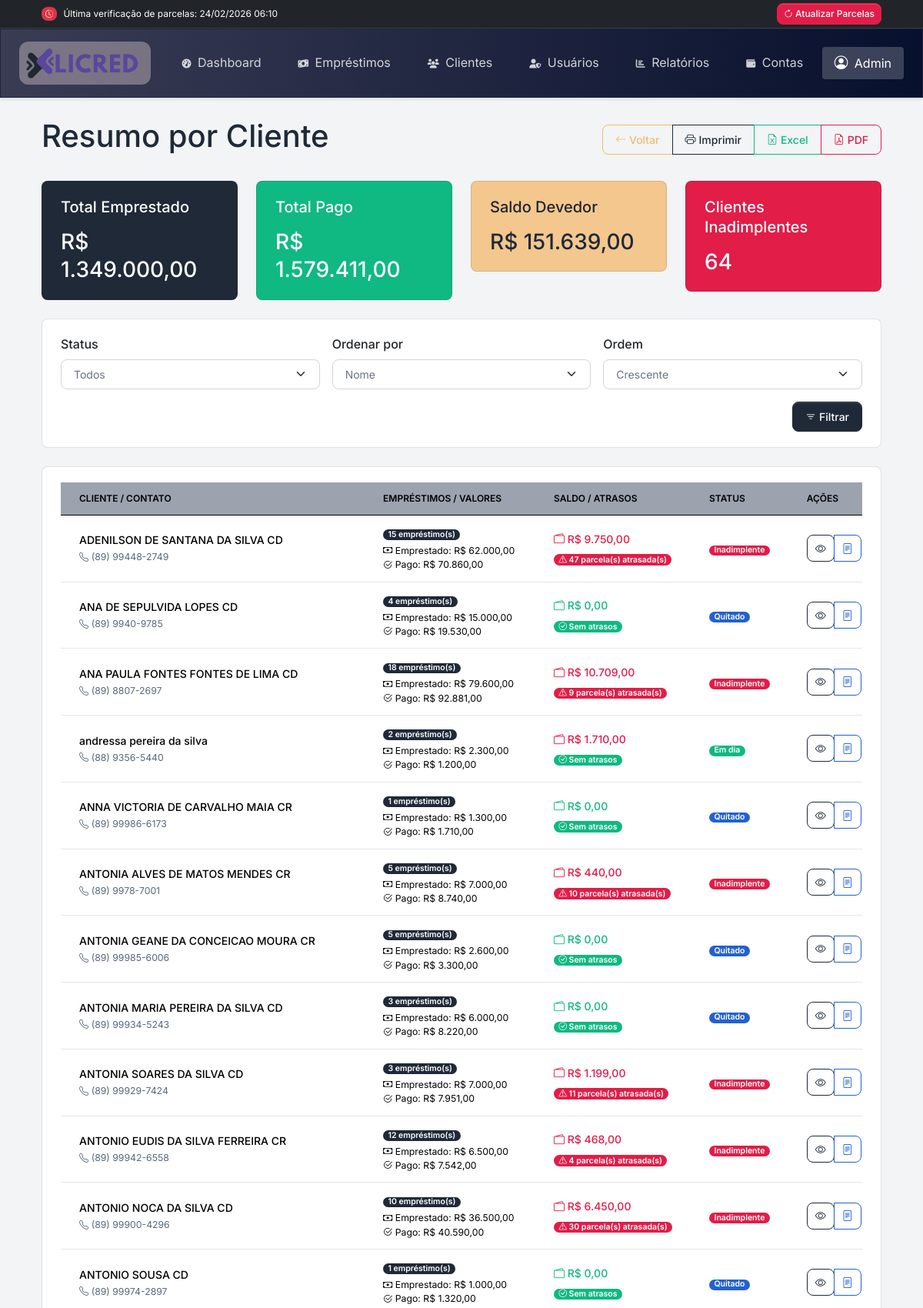
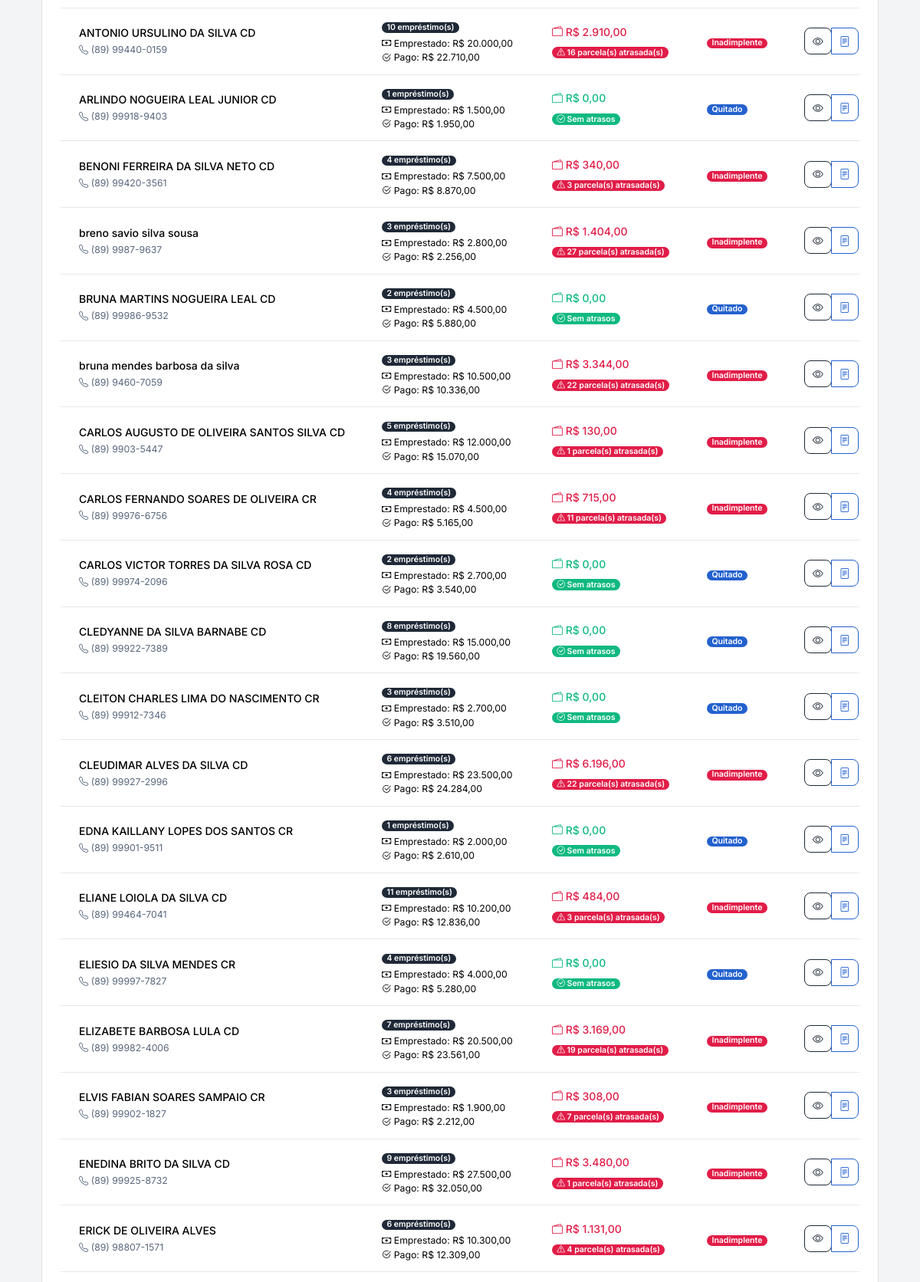
The page /relatorios/resumo_cliente.php (signed in, upper part) on the database its author committed (2 pictures, top to bottom).
### tables this page shows
CREATE TABLE `clientes` (
  `id` int(11) NOT NULL,
  `nome` varchar(150) NOT NULL,
  `cpf` varchar(14) NOT NULL,
  `telefone` varchar(20) NOT NULL,
  `email` varchar(150) DEFAULT NULL,
  `tipo_pessoa` tinyint(1) DEFAULT 1 COMMENT '1 = FÃ­sica, 2 = JurÃ­dica',
  `cpf_cnpj` varchar(20) DEFAULT NULL,
  `nascimento` date DEFAULT NULL,
  `cep` varchar(10) DEFAULT NULL,
  `endereco` varchar(150) DEFAULT NULL,
  `bairro` varchar(100) DEFAULT NULL,
  `cidade` varchar(100) DEFAULT NULL,
  `estado` varchar(2) DEFAULT NULL,
  `chave_pix` varchar(150) DEFAULT NULL,
  `indicacao` int(11) DEFAULT NULL COMMENT 'ID do investidor que indicou o cliente',
  `status` enum('Ativo','Inativo','Alerta','AtenÃ§Ã£o') DEFAULT 'Ativo',
  `nome_secundario` varchar(150) DEFAULT NULL,
  `telefone_secundario` varchar(20) DEFAULT NULL,
  `endereco_secundario` varchar(150) DEFAULT NULL,
  `observacoes` text DEFAULT NULL,
  `opt_in_whatsapp` tinyint(1) DEFAULT 1 COMMENT 'Consentimento para receber mensagens',
  `ultima_interacao_whatsapp` timestamp NULL DEFAULT NULL COMMENT 'Data da Ãºltima interaÃ§Ã£o por WhatsApp'
);

### relatorios/resumo_cliente.php (the view, shortened to what this page needs)
<?php
require_once __DIR__ . '/../includes/head.php';
$filtro_status = isset($_GET['status']) ? $_GET['status'] : '';
$filtro_ordem = isset($_GET['ordem']) ? $_GET['ordem'] : 'nome';
$filtro_direcao = isset($_GET['direcao']) ? $_GET['direcao'] : 'asc';
$sql = "SELECT
            c.id AS cliente_id,
            c.nome AS nome_cliente,
            c.telefone AS telefone_cliente,
            COUNT(DISTINCT e.id) AS total_emprestimos,
            COALESCE(SUM(e.valor_emprestado), 0) AS total_emprestado,
            (
                SELECT COALESCE(SUM(p2.valor_pago), 0)
                FROM parcelas p2
                INNER JOIN emprestimos e2 ON p2.emprestimo_id = e2.id
                WHERE e2.cliente_id = c.id
            ) AS total_pago,
            (
                SELECT COALESCE(SUM(p3.valor), 0)
                FROM parcelas p3
                INNER JOIN emprestimos e3 ON p3.emprestimo_id = e3.id
                WHERE e3.cliente_id = c.id
            ) AS total_parcelas,
            (
                SELECT COUNT(p3.id)
                FROM parcelas p3
                INNER JOIN emprestimos e3 ON p3.emprestimo_id = e3.id
                WHERE e3.cliente_id = c.id
                AND p3.status IN ('pendente', 'atrasado')
                AND p3.vencimento < CURRENT_DATE()
            ) AS parcelas_atrasadas
        FROM
            clientes c
            LEFT JOIN emprestimos e ON c.id = e.cliente_id
        GROUP BY
            c.id";
if ($filtro_status === 'inadimplentes') {
    $sql .= " HAVING parcelas_atrasadas > 0";
} elseif ($filtro_status === 'em_dia') {
    $sql .= " HAVING parcelas_atrasadas = 0 AND total_parcelas > total_pago";
} elseif ($filtro_status === 'sem_emprestimos') {
    $sql .= " HAVING total_emprestimos = 0";
} elseif ($filtro_status === 'quitados') {
    $sql .= " HAVING total_parcelas <= total_pago AND total_emprestado > 0";
} else {
    $sql .= " HAVING total_emprestimos > 0";
}
if ($filtro_ordem === 'total_emprestado') {
    $sql .= " ORDER BY total_emprestado " . ($filtro_direcao === 'desc' ? 'DESC' : 'ASC');
} elseif ($filtro_ordem === 'total_pago') {
    $sql .= " ORDER BY total_pago " . ($filtro_direcao === 'desc' ? 'DESC' : 'ASC');
} elseif ($filtro_ordem === 'saldo_devedor') {
    $sql .= " ORDER BY (total_parcelas - total_pago) " . ($filtro_direcao === 'desc' ? 'DESC' : 'ASC');
} elseif ($filtro_ordem === 'parcelas_atrasadas') {
    $sql .= " ORDER BY parcelas_atrasadas " . ($filtro_direcao === 'desc' ? 'DESC' : 'ASC');
} else {
    $sql .= " ORDER BY nome_cliente " . ($filtro_direcao === 'desc' ? 'DESC' : 'ASC');
}
$result = $conn->query($sql);
$clientes = [];
if ($result && $result->num_rows > 0) {
    while ($row = $result->fetch_assoc()) {
        $clientes[] = $row;
    }
}
$total_geral_emprestado = 0;
$total_geral_pago = 0;
$total_geral_saldo = 0;
$total_clientes_inadimplentes = 0;
foreach ($clientes as $cliente) {
    $total_geral_emprestado += floatval($cliente['total_emprestado']);
    $total_geral_pago += floatval($cliente['total_pago']);
    $saldo = floatval($cliente['total_parcelas']) - floatval($cliente['total_pago']);
    $total_geral_saldo += max(0, $saldo);
    if (intval($cliente['parcelas_atrasadas']) > 0) {
        $total_clientes_inadimplentes++;
    }
}
?>
<body>
    <?php require_once __DIR__ . '/../includes/navbar.php'; ?>
    <div class="container py-4">
        <div class="d-flex justify-content-between align-items-center mb-4">
            <h1>Resumo por Cliente</h1>
            <div class="btn-group">
                <a href="index.php" class="btn btn-outline-secondary">
                    <i class="bi bi-arrow-left me-1"></i>Voltar
                </a>
                <button type="button" class="btn btn-outline-primary" onclick="window.print()">
                    <i class="bi bi-printer me-1"></i>Imprimir
                </button>
                <button type="button" class="btn btn-outline-success" onclick="exportarExcel()">
                    <i class="bi bi-file-earmark-excel me-1"></i>Excel
                </button>
                <button type="button" class="btn btn-outline-danger" onclick="exportarPDF()">
                    <i class="bi bi-file-earmark-pdf me-1"></i>PDF
                </button>
            </div>
        </div>
        <div class="row mb-4">
            <div class="col-md-3">
                <div class="card bg-primary text-white">
                    <div class="card-body">
                        <h5 class="card-title">Total Emprestado</h5>
                        <h3 class="mb-0">R$ <?= number_format($total_geral_emprestado, 2, ',', '.') ?></h3>
                    </div>
                </div>
            </div>
            <div class="col-md-3">
                <div class="card bg-success text-white">
                    <div class="card-body">
                        <h5 class="card-title">Total Pago</h5>
                        <h3 class="mb-0">R$ <?= number_format($total_geral_pago, 2, ',', '.') ?></h3>
                    </div>
                </div>
            </div>
            <div class="col-md-3">
                <div class="card bg-warning">
                    <div class="card-body">
                        <h5 class="card-title">Saldo Devedor</h5>
                        <h3 class="mb-0">R$ <?= number_format($total_geral_saldo, 2, ',', '.') ?></h3>
                    </div>
                </div>
            </div>
            <div class="col-md-3">
                <div class="card bg-danger text-white">
                    <div class="card-body">
                        <h5 class="card-title">Clientes Inadimplentes</h5>
                        <h3 class="mb-0"><?= $total_clientes_inadimplentes ?></h3>
                    </div>
                </div>
            </div>
        </div>
        <div class="card mb-4">
            <div class="card-body">
                <form action="" method="GET" class="row g-3">
                    <div class="col-md-4">
                        <label for="status" class="form-label">Status</label>
                        <select name="status" id="status" class="form-select">
                            <option value="" <?= $filtro_status === '' ? 'selected' : '' ?>>Todos</option>
                        </select>
                    </div>
                    <div class="col-md-4">
                        <label for="ordem" class="form-label">Ordenar por</label>
                        <select name="ordem" id="ordem" class="form-select">
                            <option value="nome" <?= $filtro_ordem === 'nome' ? 'selected' : '' ?>>Nome</option>
                        </select>
                    </div>
                    <div class="col-md-4">
                        <label for="direcao" class="form-label">Ordem</label>
                        <select name="direcao" id="direcao" class="form-select">
                            <option value="asc" <?= $filtro_direcao === 'asc' ? 'selected' : '' ?>>Crescente</option>
                        </select>
                    </div>
                    <div class="col-md-12 text-end">
                        <button type="submit" class="btn btn-primary">
                            <i class="bi bi-filter me-1"></i>Filtrar
                        </button>
                    </div>
                </form>
            </div>
        </div>
        <div class="card">
            <div class="card-body">
                <?php if (count($clientes) > 0): ?>
                    <div class="table-responsive">
                        <table class="table table-hover align-middle">
                            <thead class="table-light">
                                <tr>
                                    <th>Cliente / Contato</th>
                                    <th>Empréstimos / Valores</th>
                                    <th>Saldo / Atrasos</th>
                                    <th>Status</th>
                                    <th>Ações</th>
                                </tr>
                            </thead>
                            <tbody>
                                <?php foreach ($clientes as $cliente):
                                    $saldo_devedor = max(0, floatval($cliente['total_parcelas']) - floatval($cliente['total_pago']));
                                    $status = '';
                                    $status_class = '';
                                    if (intval($cliente['parcelas_atrasadas']) > 0) {
                                        $status = 'Inadimplente';
                                        $status_class = 'danger';
                                    } elseif (floatval($cliente['total_parcelas']) > floatval($cliente['total_pago'])) {
                                        $status = 'Em dia';
                                        $status_class = 'success';
                                    } elseif (floatval($cliente['total_emprestado']) > 0) {
                                        $status = 'Quitado';
                                        $status_class = 'info';
                                    } else {
                                        $status = 'Sem empréstimos';
                                        $status_class = 'secondary';
                                    }
                                ?>
                                <tr>
                                    <td>
                                        <div class="fw-bold"><?= htmlspecialchars($cliente['nome_cliente']) ?></div>
                                        <small class="text-muted"><i class="bi bi-telephone"></i> <?= htmlspecialchars($cliente['telefone_cliente']) ?></small>
                                    </td>
                                    <td>
                                        <div><span class="badge bg-primary"><?= $cliente['total_emprestimos'] ?> empréstimo(s)</span></div>
                                        <div class="mt-1 small">
                                            <div><i class="bi bi-cash"></i> Emprestado: R$ <?= number_format($cliente['total_emprestado'], 2, ',', '.') ?></div>
                                            <div><i class="bi bi-check2-circle"></i> Pago: R$ <?= number_format($cliente['total_pago'], 2, ',', '.') ?></div>
                                        </div>
                                    </td>
                                    <td>
                                        <div class="fw-bold <?= $saldo_devedor > 0 ? 'text-danger' : 'text-success' ?>">
                                            <i class="bi bi-wallet2"></i> R$ <?= number_format($saldo_devedor, 2, ',', '.') ?>
                                        </div>
                                        <div class="mt-1">
                                            <?php if ($cliente['parcelas_atrasadas'] > 0): ?>
                                                <span class="badge bg-danger">
                                                    <i class="bi bi-exclamation-triangle"></i> <?= $cliente['parcelas_atrasadas'] ?> parcela(s) atrasada(s)
                                                </span>
                                            <?php else: ?>
                                                <span class="badge bg-success">
                                                    <i class="bi bi-check-circle"></i> Sem atrasos
                                                </span>
                                            <?php endif; ?>
                                        </div>
                                    </td>
                                    <td>
                                        <span class="badge bg-<?= $status_class ?>"><?= $status ?></span>
                                    </td>
                                    <td>
                                        <div class="btn-group">
                                            <form action="<?= BASE_URL ?>clientes/visualizar.php" method="POST" style="display:inline;">
                                                <button type="submit" class="btn btn-sm btn-outline-primary">
                                                    <i class="bi bi-eye"></i>
                                                </button>
                                            </form>
                                            <?php if (floatval($cliente['total_emprestado']) > 0): ?>
                                                <a href="<?= BASE_URL ?>clientes/extrato.php?id=<?= $cliente['cliente_id'] ?>"
                                                   class="btn btn-sm btn-outline-info">
                                                    <i class="bi bi-file-text"></i>
                                                </a>
                                            <?php endif; ?>
                                        </div>
                                    </td>
                                </tr>
                                <?php endforeach; ?>
                            </tbody>
                        </table>
                    </div>
                <?php else: ?>
                    <div class="alert alert-info">
                        Nenhum cliente encontrado.
                    </div>
                <?php endif; ?>
            </div>
        </div>
    </div>
    <?php require_once __DIR__ . '/../includes/footer.php'; ?>
</body>
</html>

### assets/css/estilo.css (style rules this page uses)
:root { --bg-blue-dark: linear-gradient(to right, rgb(58 60 84), rgb(7 16 45)); --border-blue-dark: 1px solid rgb(30 35 65); --bg-blue-light: linear-gradient(to right, rgb(160 190 240), rgb(40 70 120)); --border-blue-light: 1px solid rgb(50 90 140); --bg-purple: linear-gradient(to right, rgb(138 43 226), rgb(60 0 100)); --border-purple: 1px solid rgb(90 20 130); --bg-pink: linear-gradient(to right, rgb(255 182 193), rgb(180 60 100)); --border-pink: 1px solid rgb(190 80 110); --bg-orange: linear-gradient(to right, rgb(255 200 100), rgb(180 80 0)); --border-orange: 1px solid rgb(190 100 20); --bg-green: linear-gradient(to right, rgb(80 130 80), rgb(30 70 30)); --border-green: 1px solid rgb(40 90 40); --bg-green-teal: linear-gradient(to right, rgb(64 224 208), rgb(0 80 80)); --border-green-teal: 1px solid rgb(20 100 100); --bg-red: linear-gradient(to right, rgb(150 30 30), rgb(70 0 0)); --border-red: 1px solid rgb(90 10 10); --bg-gray: linear-gradient(to right, rgb(120 120 120), rgb(50 50 50)); --border-gray: 1px solid rgb(70 70 70); --bg-black-soft: linear-gradient(to right, rgb(50 50 50), rgb(10 10 10)); --border-black-soft: 1px solid rgb(30 30 30); }
.table th, .table td { padding: 0.5rem; font-size: 0.9rem; }
.badge { font-size: 0.8rem; padding: 0.25rem 0.5rem; }
.btn-sm { padding: 0.25rem 0.5rem; font-size: 0.8rem; }

### rows shown on the page
clientes: nome "ADENILSON DE SANTANA DA SILVA CD", telefone "(89) 99448-2749", total_emprestimos "15", total_emprestado "62.000,00", total_pago "70.860,00", saldo_devedor "9.750,00", parcelas_atrasadas "47", status "Inadimplente"
clientes: nome "ANA DE SEPULVIDA LOPES CD", telefone "(89) 9940-9785", total_emprestimos "4", total_emprestado "15.000,00", total_pago "19.530,00", saldo_devedor "0,00", shows "Sem atrasos", status "Quitado"
clientes: nome "ANA PAULA FONTES FONTES DE LIMA CD", telefone "(89) 8807-2697", total_emprestimos "18", total_emprestado "79.600,00", total_pago "92.881,00", saldo_devedor "10.709,00", parcelas_atrasadas "9", status "Inadimplente"
clientes: nome "andressa pereira da silva", telefone "(88) 9356-5440", total_emprestimos "2", total_emprestado "2.300,00", total_pago "1.200,00", saldo_devedor "1.710,00", shows "Sem atrasos", status "Em dia"
clientes: nome "ANNA VICTORIA DE CARVALHO MAIA CR", telefone "(89) 99986-6173", total_emprestimos "1", total_emprestado "1.300,00", total_pago "1.710,00", saldo_devedor "0,00", shows "Sem atrasos", status "Quitado"
clientes: nome "ANTONIA ALVES DE MATOS MENDES CR", telefone "(89) 9978-7001", total_emprestimos "5", total_emprestado "7.000,00", total_pago "8.740,00", saldo_devedor "440,00", parcelas_atrasadas "10", status "Inadimplente"
clientes: nome "ANTONIA GEANE DA CONCEICAO MOURA CR", telefone "(89) 99985-6006", total_emprestimos "5", total_emprestado "2.600,00", total_pago "3.300,00", saldo_devedor "0,00", shows "Sem atrasos", status "Quitado"
clientes: nome "ANTONIA MARIA PEREIRA DA SILVA CD", telefone "(89) 99934-5243", total_emprestimos "3", total_emprestado "6.000,00", total_pago "8.220,00", saldo_devedor "0,00", shows "Sem atrasos", status "Quitado"
clientes: nome "ANTONIA SOARES DA SILVA CD", telefone "(89) 99929-7424", total_emprestimos "3", total_emprestado "7.000,00", total_pago "7.951,00", saldo_devedor "1.199,00", parcelas_atrasadas "11", status "Inadimplente"
clientes: nome "ANTONIO EUDIS DA SILVA FERREIRA CR", telefone "(89) 99942-6558", total_emprestimos "12", total_emprestado "6.500,00", total_pago "7.542,00", saldo_devedor "468,00", parcelas_atrasadas "4", status "Inadimplente"
clientes: nome "ANTONIO NOCA DA SILVA CD", telefone "(89) 99900-4296", total_emprestimos "10", total_emprestado "36.500,00", total_pago "40.590,00", saldo_devedor "6.450,00", parcelas_atrasadas "30", status "Inadimplente"
clientes: nome "ANTONIO SOUSA CD", telefone "(89) 99974-2897", total_emprestimos "1", total_emprestado "1.000,00", total_pago "1.320,00", saldo_devedor "0,00", shows "Sem atrasos", status "Quitado"
clientes: nome "ANTONIO URSULINO DA SILVA CD", telefone "(89) 99440-0159", total_emprestimos "10", total_emprestado "20.000,00", total_pago "22.710,00", saldo_devedor "2.910,00", parcelas_atrasadas "16", status "Inadimplente"
clientes: nome "ARLINDO NOGUEIRA LEAL JUNIOR CD", telefone "(89) 99918-9403", total_emprestimos "1", total_emprestado "1.500,00", total_pago "1.950,00", saldo_devedor "0,00", shows "Sem atrasos", status "Quitado"
clientes: nome "BENONI FERREIRA DA SILVA NETO CD", telefone "(89) 99420-3561", total_emprestimos "4", total_emprestado "7.500,00", total_pago "8.870,00", saldo_devedor "340,00", parcelas_atrasadas "3", status "Inadimplente"
clientes: nome "breno savio silva sousa", telefone "(89) 9987-9637", total_emprestimos "3", total_emprestado "2.800,00", total_pago "2.256,00", saldo_devedor "1.404,00", parcelas_atrasadas "27", status "Inadimplente"
clientes: nome "BRUNA MARTINS NOGUEIRA LEAL CD", telefone "(89) 99986-9532", total_emprestimos "2", total_emprestado "4.500,00", total_pago "5.880,00", saldo_devedor "0,00", shows "Sem atrasos", status "Quitado"
clientes: nome "bruna mendes barbosa da silva", telefone "(89) 9460-7059", total_emprestimos "3", total_emprestado "10.500,00", total_pago "10.336,00", saldo_devedor "3.344,00", parcelas_atrasadas "22", status "Inadimplente"
clientes: nome "CARLOS AUGUSTO DE OLIVEIRA SANTOS SILVA CD", telefone "(89) 9903-5447", total_emprestimos "5", total_emprestado "12.000,00", total_pago "15.070,00", saldo_devedor "130,00", parcelas_atrasadas "1", status "Inadimplente"
clientes: nome "CARLOS FERNANDO SOARES DE OLIVEIRA CR", telefone "(89) 99976-6756", total_emprestimos "4", total_emprestado "4.500,00", total_pago "5.165,00", saldo_devedor "715,00", parcelas_atrasadas "11", status "Inadimplente"
clientes: nome "CARLOS VICTOR TORRES DA SILVA ROSA CD", telefone "(89) 99974-2096", total_emprestimos "2", total_emprestado "2.700,00", total_pago "3.540,00", saldo_devedor "0,00", shows "Sem atrasos", status "Quitado"
clientes: nome "CLEDYANNE DA SILVA BARNABE CD", telefone "(89) 99922-7389", total_emprestimos "8", total_emprestado "15.000,00", total_pago "19.560,00", saldo_devedor "0,00", shows "Sem atrasos", status "Quitado"
clientes: nome "CLEITON CHARLES LIMA DO NASCIMENTO CR", telefone "(89) 99912-7346", total_emprestimos "3", total_emprestado "2.700,00", total_pago "3.510,00", saldo_devedor "0,00", shows "Sem atrasos", status "Quitado"
clientes: nome "CLEUDIMAR ALVES DA SILVA CD", telefone "(89) 99927-2996", total_emprestimos "6", total_emprestado "23.500,00", total_pago "24.284,00", saldo_devedor "6.196,00", parcelas_atrasadas "22", status "Inadimplente"
clientes: nome "EDNA KAILLANY LOPES DOS SANTOS CR", telefone "(89) 99901-9511", total_emprestimos "1", total_emprestado "2.000,00", total_pago "2.610,00", saldo_devedor "0,00", shows "Sem atrasos", status "Quitado"
clientes: nome "ELIANE LOIOLA DA SILVA CD", telefone "(89) 99464-7041", total_emprestimos "11", total_emprestado "10.200,00", total_pago "12.836,00", saldo_devedor "484,00", parcelas_atrasadas "3", status "Inadimplente"
clientes: nome "ELIESIO DA SILVA MENDES CR", telefone "(89) 99997-7827", total_emprestimos "4", total_emprestado "4.000,00", total_pago "5.280,00", saldo_devedor "0,00", shows "Sem atrasos", status "Quitado"
clientes: nome "ELIZABETE BARBOSA LULA CD", telefone "(89) 99982-4006", total_emprestimos "7", total_emprestado "20.500,00", total_pago "23.561,00", saldo_devedor "3.169,00", parcelas_atrasadas "19", status "Inadimplente"
clientes: nome "ELVIS FABIAN SOARES SAMPAIO CR", telefone "(89) 99902-1827", total_emprestimos "3", total_emprestado "1.900,00", total_pago "2.212,00", saldo_devedor "308,00", parcelas_atrasadas "7", status "Inadimplente"
clientes: nome "ENEDINA BRITO DA SILVA CD", telefone "(89) 99925-8732", total_emprestimos "9", total_emprestado "27.500,00", total_pago "32.050,00", saldo_devedor "3.480,00", parcelas_atrasadas "1", status "Inadimplente"
clientes: nome "ERICK DE OLIVEIRA ALVES", telefone "(89) 98807-1571", total_emprestimos "6", total_emprestado "10.300,00", total_pago "12.309,00", saldo_devedor "1.131,00", parcelas_atrasadas "4", status "Inadimplente"

### other values the page prints
$data_hora_verificacao "24/02/2026 06:10"
$item['texto'] "Dashboard"
$item['texto'] "Empréstimos"
$item['texto'] "Clientes"
$item['texto'] "Usuários"
$item['texto'] "Relatórios"
$item['texto'] "Contas"
$total_geral_emprestado "1.349.000,00"
$total_geral_pago "1.579.411,00"
$total_geral_saldo "151.639,00"
$total_clientes_inadimplentes "64"
